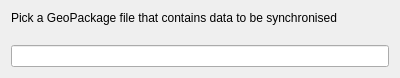
<?xml version="1.0" encoding="UTF-8"?>
<ui version="4.0">
 <class>WizardPage</class>
 <widget class="QWizardPage" name="WizardPage">
  <property name="geometry">
   <rect>
    <x>0</x>
    <y>0</y>
    <width>400</width>
    <height>78</height>
   </rect>
  </property>
  <property name="windowTitle">
   <string>Select GeoPackage</string>
  </property>
  <layout class="QVBoxLayout" name="verticalLayout">
   <item>
    <widget class="QLabel" name="label">
     <property name="text">
      <string>Pick a GeoPackage file that contains data to be synchronised</string>
     </property>
     <property name="wordWrap">
      <bool>true</bool>
     </property>
    </widget>
   </item>
   <item>
    <widget class="QgsFileWidget" name="file_edit_gpkg" native="true"/>
   </item>
   <item>
    <widget class="QLineEdit" name="ledit_gpkg_file"/>
   </item>
  </layout>
 </widget>
 <customwidgets>
  <customwidget>
   <class>QgsFileWidget</class>
   <extends>QWidget</extends>
   <header>qgis.gui</header>
   <container>1</container>
  </customwidget>
 </customwidgets>
 <resources/>
 <connections/>
</ui>
